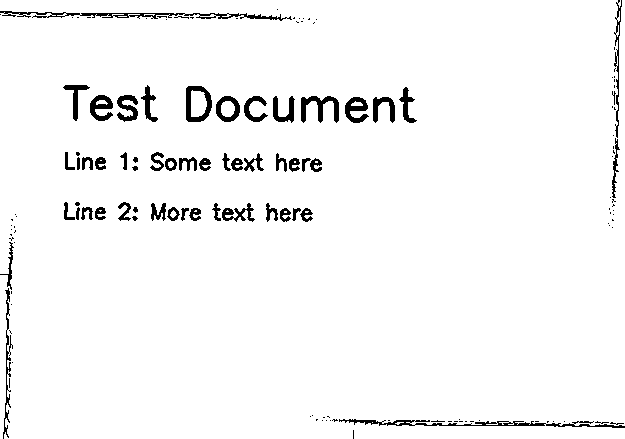
#> input picture tests/data/test_scan_enhanced.png, 625 x 439 px
$ python -i scan_enhancer.py   (imports and definitions only)
#> lines starting #> are read from the running program, lines starting #| are printed output that depends on the picture; after the words box and inside, x2 and y2 are one past the last pixel; in counts of white or black regions, pixels touching at a corner belong together
"""
Модуль обработки и улучшения некачественных сканов документов.
Предназначен для предобработки изображений перед извлечением текста.

Функции:
- Шумоподавление (фильтры: медианный, Гаусса, двусторонний)
- Коррекция перекоса (автоматическое определение угла наклона)
- Улучшение контраста (адаптивная бинаризация, CLAHE)
- Повышение резкости для низкого DPI
- Автоматическое кадрирование документа
"""

import logging
from pathlib import Path
from typing import Optional, Tuple, Union
from dataclasses import dataclass
from enum import Enum

import numpy as np
import cv2

logger = logging.getLogger(__name__)


class NoiseReductionMethod(Enum):
    """Методы шумоподавления."""
    MEDIAN = "median"
    GAUSSIAN = "gaussian"
    BILATERAL = "bilateral"
    NON_LOCAL_MEANS = "non_local_means"


class BinarizationMethod(Enum):
    """Методы бинаризации."""
    OTSU = "otsu"
    ADAPTIVE_MEAN = "adaptive_mean"
    ADAPTIVE_GAUSSIAN = "adaptive_gaussian"
    SAUVOLA = "sauvola"


@dataclass
class ScanEnhancementConfig:
    """Конфигурация параметров улучшения скана."""

    # Шумоподавление
    denoise_method: NoiseReductionMethod = NoiseReductionMethod.BILATERAL
    denoise_strength: int = 10  # Сила шумоподавления (1-30)

    # Коррекция перекоса
    deskew_enabled: bool = True
    deskew_max_angle: float = 15.0  # Максимальный угол коррекции в градусах

    # Улучшение контраста
    binarization_method: BinarizationMethod = BinarizationMethod.ADAPTIVE_GAUSSIAN
    contrast_enhancement: bool = True
    clahe_clip_limit: float = 2.0  # Ограничение клиппинга для CLAHE
    clahe_grid_size: Tuple[int, int] = (8, 8)  # Размер сетки для CLAHE

    # Повышение резкости
    sharpen_enabled: bool = True
    sharpen_strength: float = 1.5  # Сила повышения резкости (0.5-3.0)

    # Автоматическое кадрирование
    auto_crop: bool = True
    min_document_area: float = 0.5  # Минимальная доля площади документа (0.0-1.0)

    # Масштабирование
    target_dpi: Optional[int] = None  # Целевое DPI (None = без масштабирования)
    default_dpi: int = 150  # DPI по умолчанию для масштабирования

    def validate(self) -> list[str]:
        """Проверка корректности конфигурации."""
        errors = []

        if not 1 <= self.denoise_strength <= 30:
            errors.append(f"denoise_strength должен быть в диапазоне 1-30, получено {self.denoise_strength}")

        if not 0 < self.deskew_max_angle <= 45:
            errors.append(f"deskew_max_angle должен быть в диапазоне 0-45, получено {self.deskew_max_angle}")

        if not 0.5 <= self.clahe_clip_limit <= 4.0:
            errors.append(f"clahe_clip_limit должен быть в диапазоне 0.5-4.0, получено {self.clahe_clip_limit}")

        if not 0.5 <= self.sharpen_strength <= 3.0:
            errors.append(f"sharpen_strength должен быть в диапазоне 0.5-3.0, получено {self.sharpen_strength}")

        if not 0.1 <= self.min_document_area <= 1.0:
            errors.append(f"min_document_area должен быть в диапазоне 0.1-1.0, получено {self.min_document_area}")

        return errors


@dataclass
class EnhancementResult:
    """Результат улучшения скана."""
    image: np.ndarray  # Улучшенное изображение
    original_shape: Tuple[int, int]  # Исходные размеры (height, width)
    final_shape: Tuple[int, int]  # Финальные размеры (height, width)
    skew_angle: float  # Обнаруженный угол перекоса (градусы)
    applied_operations: list[str]  # Список примененных операций
    warnings: list[str]  # Предупреждения
    quality_score: float  # Оценка качества (0.0-1.0)

    # [4 lines left out: function success, not called in this run]


class ScanEnhancer:
    """
    Класс для обработки и улучшения некачественных сканов документов.

    Пример использования:
        enhancer = ScanEnhancer()
        result = enhancer.enhance("scan.jpg")
        cv2.imwrite("enhanced.png", result.image)
    """

    def __init__(self, config: Optional[ScanEnhancementConfig] = None):
        """
        Инициализация улучшателя сканов.

        Args:
            config: Конфигурация параметров улучшения
        """
        self.config = config or ScanEnhancementConfig()
        self.warnings: list[str] = []

        # Проверка конфигурации
        errors = self.config.validate()
        for error in errors:
            logger.warning(f"Ошибка конфигурации: {error}")
            self.warnings.append(error)

    def enhance(
        self,
        image_source: Union[str, Path, np.ndarray],
        config: Optional[ScanEnhancementConfig] = None
    ) -> EnhancementResult:
        """
        Полное улучшение скана документа.

        Args:
            image_source: Путь к файлу изображения или numpy массив
            config: Опциональная конфигурация (переопределяет конфигурацию по умолчанию)

        Returns:
            EnhancementResult с улучшенным изображением и метаданными
        """
        self.warnings = []
        applied_ops = []

        # Использование альтернативной конфигурации если предоставлена
        if config:
            self.config = config

        # Загрузка изображения
        image = self._load_image(image_source)
        if image is None:
            return EnhancementResult(
                image=np.array([]),
                original_shape=(0, 0),
                final_shape=(0, 0),
                skew_angle=0.0,
                applied_operations=[],
                warnings=["Не удалось загрузить изображение"],
                quality_score=0.0
            )

        original_shape = image.shape[:2]
        skew_angle = 0.0

        # 1. Предварительная обработка: шумоподавление
        if self.config.denoise_method != NoiseReductionMethod.MEDIAN or self.config.denoise_strength > 1:
            image = self._reduce_noise(image)
            applied_ops.append(f"Шумоподавление ({self.config.denoise_method.value})")

        # 2. Автоматическое кадрирование документа
        if self.config.auto_crop:
            cropped = self._auto_crop_document(image)
            if cropped is not None and cropped.size > 0:
                if cropped.shape[0] * cropped.shape[1] < image.shape[0] * image.shape[1] * 0.9:
                    image = cropped
                    applied_ops.append("Автоматическое кадрирование")

        # 3. Коррекция перекоса
        if self.config.deskew_enabled:
            image, skew_angle = self._deskew(image)
            if abs(skew_angle) > 0.1:
                applied_ops.append(f"Коррекция перекоса ({skew_angle:+.2f}°)")

        # 4. Улучшение контраста и бинаризация
        if self.config.contrast_enhancement:
            image = self._enhance_contrast(image)
            applied_ops.append("Улучшение контраста (CLAHE)")

        # 5. Бинаризация
        image = self._binarize(image)
        applied_ops.append(f"Бинаризация ({self.config.binarization_method.value})")

        # 6. Повышение резкости
        if self.config.sharpen_enabled:
            image = self._sharpen(image)
            applied_ops.append(f"Повышение резкости (сила={self.config.sharpen_strength})")

        # 7. Масштабирование до целевого DPI
        if self.config.target_dpi and self.config.target_dpi != self.config.default_dpi:
            scale_factor = self.config.target_dpi / self.config.default_dpi
            if scale_factor != 1.0:
                image = self._resize_image(image, scale_factor)
                applied_ops.append(f"Масштабирование (DPI: {self.config.default_dpi} → {self.config.target_dpi})")

        final_shape = image.shape[:2]

        # Оценка качества результата
        quality_score = self._estimate_quality(image)

        return EnhancementResult(
            image=image,
            original_shape=original_shape,
            final_shape=final_shape,
            skew_angle=skew_angle,
            applied_operations=applied_ops,
            warnings=self.warnings.copy(),
            quality_score=quality_score
        )

    def _load_image(self, source: Union[str, Path, np.ndarray]) -> Optional[np.ndarray]:
        """Загрузка изображения из файла или numpy массива."""
        if isinstance(source, np.ndarray):
            return source.copy()

        path = Path(source)
        if not path.exists():
            logger.error(f"Файл не найден: {path}")
            self.warnings.append(f"Файл не найден: {path}")
            return None

        image = cv2.imread(str(path), cv2.IMREAD_GRAYSCALE)
        if image is None:
            logger.error(f"Не удалось прочитать изображение: {path}")
            self.warnings.append(f"Не удалось прочитать изображение: {path}")
            return None

        return image

    def _reduce_noise(self, image: np.ndarray) -> np.ndarray:
        """Применение фильтра шумоподавления."""
        method = self.config.denoise_method
        strength = self.config.denoise_strength

        try:
            if method == NoiseReductionMethod.MEDIAN:
                # Медианный фильтр - хорош для удаления импульсного шума
                kernel_size = max(3, strength // 3 * 2 + 1)  # Нечетное число
                return cv2.medianBlur(image, kernel_size)

            elif method == NoiseReductionMethod.GAUSSIAN:
                # Фильтр Гаусса - для общего сглаживания
                kernel_size = max(3, strength // 5 * 2 + 1)
                sigma = strength / 10.0
                return cv2.GaussianBlur(image, (kernel_size, kernel_size), sigma)

            elif method == NoiseReductionMethod.BILATERAL:
                # Двусторонний фильтр - сохраняет края при шумоподавлении
                d = max(5, strength)
                sigma_color = strength * 2
                sigma_space = strength * 2
                return cv2.bilateralFilter(image, d, sigma_color, sigma_space)

            elif method == NoiseReductionMethod.NON_LOCAL_MEANS:
                # NL-Means - лучший результат, но медленнее
                h = strength * 2
                return cv2.fastNlMeansDenoising(image, None, h, 7, 21)

            else:
                return image

        except Exception as e:
            logger.warning(f"Ошибка при шумоподавлении: {e}")
            self.warnings.append(f"Шумоподавление не выполнено: {e}")
            return image

    def _detect_skew_angle(self, image: np.ndarray) -> float:
        """
        Определение угла перекоса документа.
        Использует преобразование Хафа для обнаружения линий.
        """
        # Бинаризация для детекции краев
        _, binary = cv2.threshold(image, 0, 255, cv2.THRESH_BINARY + cv2.THRESH_OTSU)

        # Детекция краев
        edges = cv2.Canny(binary, 50, 150, apertureSize=3)

        # Преобразование Хафа для обнаружения линий
        lines = cv2.HoughLinesP(
            edges,
            rho=1,
            theta=np.pi / 180,
            threshold=100,
            minLineLength=100,
            maxLineGap=10
        )

        if lines is None or len(lines) == 0:
            # Альтернативный метод: проекционный профиль
            return self._detect_skew_by_projection(binary)

        # Вычисление углов всех обнаруженных линий
        angles = []
        for line in lines:
            x1, y1, x2, y2 = line[0]
            if x2 != x1:  # Избегаем деления на ноль
                angle = np.degrees(np.arctan2(y2 - y1, x2 - x1))
                # Учитываем только линии близкие к горизонтальным/вертикальным
                if abs(angle) < self.config.deskew_max_angle or \
                   abs(abs(angle) - 90) < self.config.deskew_max_angle:
                    angles.append(angle)

        if not angles:
            return 0.0

        # Возвращаем медианный угол (более устойчив к выбросам)
        median_angle = np.median(angles)

        # Нормализация угла к диапазону [-max_angle, max_angle]
        if abs(median_angle) > self.config.deskew_max_angle:
            if median_angle > 0:
                median_angle = median_angle - 90
            else:
                median_angle = median_angle + 90

        return np.clip(median_angle, -self.config.deskew_max_angle, self.config.deskew_max_angle)

    # [34 lines left out: function _detect_skew_by_projection, not called in this run]

    def _deskew(self, image: np.ndarray) -> Tuple[np.ndarray, float]:
        """
        Коррекция перекоса изображения.

        Returns:
            Tuple с выпрямленным изображением и углом коррекции
        """
        skew_angle = self._detect_skew_angle(image)

        if abs(skew_angle) < 0.1:
            return image, skew_angle

        try:
            # Создание матрицы поворота
            center = (image.shape[1] // 2, image.shape[0] // 2)
            M = cv2.getRotationMatrix2D(center, skew_angle, 1.0)

            # Вычисление новых размеров для сохранения всего изображения
            cos = np.abs(M[0, 0])
            sin = np.abs(M[0, 1])
            new_width = int(image.shape[0] * sin + image.shape[1] * cos)
            new_height = int(image.shape[0] * cos + image.shape[1] * sin)

            # Корректировка матрицы с учетом смещения
            M[0, 2] += (new_width / 2) - center[0]
            M[1, 2] += (new_height / 2) - center[1]

            # Поворот изображения
            deskewed = cv2.warpAffine(
                image,
                M,
                (new_width, new_height),
                flags=cv2.INTER_CUBIC,
                borderMode=cv2.BORDER_REPLICATE,
                borderValue=255  # Белый фон
            )

            logger.info(f"Коррекция перекоса: {skew_angle:+.2f}°")
            return deskewed, skew_angle

        except Exception as e:
            logger.warning(f"Ошибка при коррекции перекоса: {e}")
            self.warnings.append(f"Коррекция перекоса не выполнена: {e}")
            return image, 0.0

    def _auto_crop_document(self, image: np.ndarray) -> Optional[np.ndarray]:
        """
        Автоматическое кадрирование документа.
        Обнаруживает границы документа и обрезает лишние поля.
        """
        try:
            # Бинаризация
            _, binary = cv2.threshold(image, 0, 255, cv2.THRESH_BINARY_INV + cv2.THRESH_OTSU)

            # Поиск контуров
            contours, _ = cv2.findContours(binary, cv2.RETR_EXTERNAL, cv2.CHAIN_APPROX_SIMPLE)

            if not contours:
                return None

            # Находим наибольший контур (предполагаем, что это документ)
            largest_contour = max(contours, key=cv2.contourArea)

            # Проверка минимальной площади
            image_area = image.shape[0] * image.shape[1]
            contour_area = cv2.contourArea(largest_contour)

            if contour_area < image_area * self.config.min_document_area:
                logger.debug("Документ занимает слишком малую площадь, кадрирование отменено")
                return None

            # Получаем ограничивающий прямоугольник
            x, y, w, h = cv2.boundingRect(largest_contour)

            # Добавляем небольшой отступ
            margin = 5
            x = max(0, x - margin)
            y = max(0, y - margin)
            w = min(image.shape[1] - x, w + 2 * margin)
            h = min(image.shape[0] - y, h + 2 * margin)

            return image[y:y+h, x:x+w]

        except Exception as e:
            logger.warning(f"Ошибка при автоматическом кадрировании: {e}")
            self.warnings.append(f"Кадрирование не выполнено: {e}")
            return None

    def _enhance_contrast(self, image: np.ndarray) -> np.ndarray:
        """Улучшение контраста с помощью CLAHE."""
        try:
            clahe = cv2.createCLAHE(
                clipLimit=self.config.clahe_clip_limit,
                tileGridSize=self.config.clahe_grid_size
            )
            return clahe.apply(image)
        except Exception as e:
            logger.warning(f"Ошибка при улучшении контраста: {e}")
            self.warnings.append(f"Улучшение контраста не выполнено: {e}")
            return image

    def _binarize(self, image: np.ndarray) -> np.ndarray:
        """Бинаризация изображения."""
        method = self.config.binarization_method

        try:
            if method == BinarizationMethod.OTSU:
                _, binary = cv2.threshold(image, 0, 255, cv2.THRESH_BINARY + cv2.THRESH_OTSU)
                return binary

            elif method == BinarizationMethod.ADAPTIVE_MEAN:
                return cv2.adaptiveThreshold(
                    image, 255, cv2.ADAPTIVE_THRESH_MEAN_C,
                    cv2.THRESH_BINARY, 11, 2
                )

            elif method == BinarizationMethod.ADAPTIVE_GAUSSIAN:
                return cv2.adaptiveThreshold(
                    image, 255, cv2.ADAPTIVE_THRESH_GAUSSIAN_C,
                    cv2.THRESH_BINARY, 11, 2
                )

            elif method == BinarizationMethod.SAUVOLA:
                # Реализация метода Sauvola (упрощенная)
                mean = cv2.blur(image.astype(np.float32), (15, 15))
                std = cv2.blur(np.square(image.astype(np.float32)), (15, 15))
                variance = std - np.square(mean)
                k = 0.2
                R = 128  # Динамический диапазон для 8-битного изображения
                threshold = mean * (1 + k * (np.sqrt(variance) / R - 1))
                binary = np.where(image > threshold, 255, 0).astype(np.uint8)
                return binary

            else:
                _, binary = cv2.threshold(image, 0, 255, cv2.THRESH_BINARY + cv2.THRESH_OTSU)
                return binary

        except Exception as e:
            logger.warning(f"Ошибка при бинаризации: {e}")
            self.warnings.append(f"Бинаризация не выполнена: {e}")
            _, binary = cv2.threshold(image, 0, 255, cv2.THRESH_BINARY + cv2.THRESH_OTSU)
            return binary

    def _sharpen(self, image: np.ndarray) -> np.ndarray:
        """Повышение резкости изображения."""
        try:
            # Ядро повышения резкости
            strength = self.config.sharpen_strength
            kernel = np.array([
                [0, -1, 0],
                [-1, strength + 4, -1],
                [0, -1, 0]
            ]) / strength

            sharpened = cv2.filter2D(image, -1, kernel)

            # Ограничиваем значения диапазоном [0, 255]
            return np.clip(sharpened, 0, 255).astype(np.uint8)

        except Exception as e:
            logger.warning(f"Ошибка при повышении резкости: {e}")
            self.warnings.append(f"Повышение резкости не выполнено: {e}")
            return image

    # [16 lines left out: function _resize_image, not called in this run]

    def _estimate_quality(self, image: np.ndarray) -> float:
        """
        Оценка качества обработанного изображения.
        Возвращает значение от 0.0 до 1.0.
        """
        try:
            # Метрика 1: Контраст (разница между светлыми и темными областями)
            hist = cv2.calcHist([image], [0], None, [256], [0, 256])
            hist_normalized = hist.flatten() / np.sum(hist)

            # Находим процентили 5% и 95%
            cumsum = np.cumsum(hist_normalized)
            low_idx = np.searchsorted(cumsum, 0.05)
            high_idx = np.searchsorted(cumsum, 0.95)
            contrast = (high_idx - low_idx) / 255.0

            # Метрика 2: Четкость краев
            edges = cv2.Canny(image, 50, 150)
            edge_density = np.sum(edges > 0) / image.size

            # Метрика 3: Уровень шума (оценка через дисперсию в однородных областях)
            blur = cv2.GaussianBlur(image, (5, 5), 0)
            noise_level = np.mean(np.abs(image.astype(float) - blur.astype(float)))
            noise_score = max(0, 1 - noise_level / 50)  # Нормализация

            # Комбинированная оценка
            quality = 0.4 * contrast + 0.3 * min(edge_density * 10, 1.0) + 0.3 * noise_score

            return min(max(quality, 0.0), 1.0)

        except Exception as e:
            logger.warning(f"Ошибка при оценке качества: {e}")
            return 0.5  # Среднее значение по умолчанию


# [56 lines left out: functions enhance_scan, preprocess_for_ocr, not called in this run]

>>> import cv2
>>> picture = cv2.imread('../tests/data/test_scan_enhanced.png', cv2.IMREAD_GRAYSCALE)
#> picture: shape (439, 625); 96.4% white; 138 black regions (85 under 20 px), largest, box (x1, y1, x2, y2) and area: (0, 11, 292, 21) 868, (339, 419, 625, 428) 810, (301, 96, 339, 123) 471
>>> result = ScanEnhancer().enhance(picture)
#> in _auto_crop_document, `contours, _ = cv2.findContours(binary, cv2.RETR_EXTERNAL, cv2.CHAIN_AP..`: contours = 138 contours, 89 with area under 20; largest, box (x1, y1, x2, y2) and area: (186, 86, 212, 122) 771, (0, 11, 292, 21) 588, (339, 419, 625, 428) 496, (216, 96, 240, 122) 463, (301, 96, 339, 123) 379
#> in _auto_crop_document, `largest_contour = max(contours, key=cv2.contourArea)`: largest_contour = contour of 22 points, box (x1, y1, x2, y2) (186, 86, 212, 122), area 771
#> in _auto_crop_document, `contour_area = cv2.contourArea(largest_contour)`: contour_area = 771
#> in _detect_skew_angle, `edges = cv2.Canny(binary, 50, 150, apertureSize=3)`:
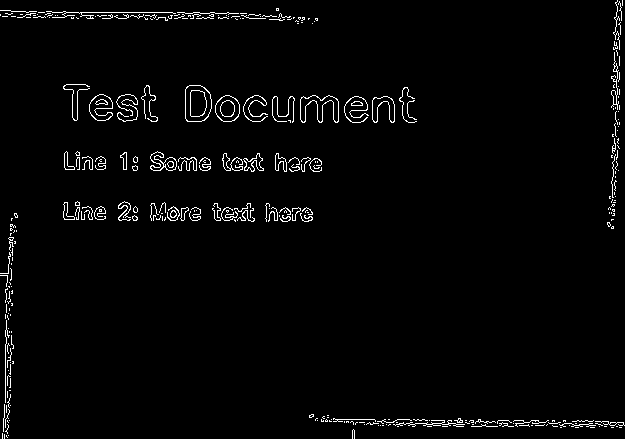
#> edges: shape (439, 625); 2.3% white in thin lines or dots
#> in _detect_skew_angle, `lines = cv2.HoughLinesP( edges, rho=1, theta=np.pi / 180, threshold=10..`: lines = [[26, 12, 214, 12], [501, 424, 617, 426], [610, 225, 619, 56], [0, 14, 180, 17], [138, 18, 265, 18], [7, 347, 13, 226]]
#> the loop in _detect_skew_angle, `for line in lines:` made 6 passes
#> (x1, y1, x2, y2, angle) on passes 1 to 6: (26, 12, 214, 12, 0), (501, 424, 617, 426, 0.988), (610, 225, 619, 56, -86.95), (0, 14, 180, 17, 0.955), (138, 18, 265, 18, 0), (7, 347, 13, 226, -87.16)
#> after the loop in _detect_skew_angle, `for line in lines:`: angles = [0, 0.988, -86.95, 0.955, 0, -87.16]
#> in _detect_skew_angle, `median_angle = np.median(angles)`: median_angle = 0
#> in _estimate_quality, `hist = cv2.calcHist([image], [0], None, [256], [0, 256])`: hist = 256 values, max 264451 at index 255, min 0 at index 1, mean 1071.8
#> in _estimate_quality, `hist_normalized = hist.flatten() / np.sum(hist)`: hist_normalized = 256 values, max 0.964 at index 255, min 0 at index 1, mean 0.00391
#> in _estimate_quality, `cumsum = np.cumsum(hist_normalized)`: cumsum = 256 values from 0.0362 to 1
#> in _estimate_quality, `low_idx = np.searchsorted(cumsum, 0.05)`: low_idx = 255
#> in _estimate_quality, `contrast = (high_idx - low_idx) / 255.0`: contrast = 0
#> in _estimate_quality, `edge_density = np.sum(edges > 0) / image.size`: edge_density = 0.0231
#> in _estimate_quality, `blur = cv2.GaussianBlur(image, (5, 5), 0)`:
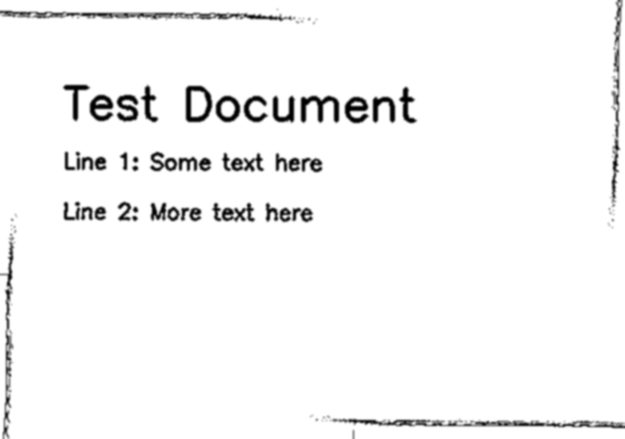
#> blur: shape (439, 625); min 0, max 255, mean 245.8
#> in _estimate_quality, `noise_level = np.mean(np.abs(image.astype(float) - blur.astype(float)))`: noise_level = 5.02
#> in _estimate_quality, `noise_score = max(0, 1 - noise_level / 50)`: noise_score = 0.9
#> in _estimate_quality, `quality = 0.4 * contrast + 0.3 * min(edge_density * 10, 1.0) + 0.3 * n..`: quality = 0.339
